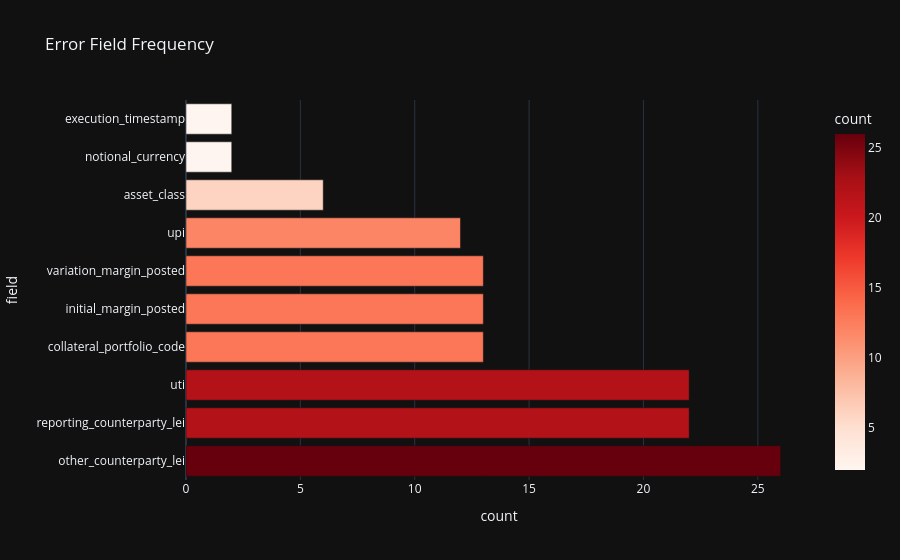

Write notebook code for a chart like this one.
### Markdown cell above
Comparing the compliance status of 28 trades under the CFTC (U.S.) and EMIR (EU) regimes, most trades are marked "NONCOMPLIANT". Only T017 and T021 are "COMPLIANT" under CFTC; T026 and T028 are "CONDITIONAL". T027 is "NOT_APPLICABLE" under both, highlighting cross-jurisdictional compliance differences and widespread non-compliance risks.

### Code cell
# Chart 2: Error frequency chart
print("2. Error frequency chart")

errors = []
for c in compliance_results:
    for f in c.get("findings", []):
        errors.append(f.get("field", "unknown"))

if errors:
    df_err = pd.Series(errors).value_counts().reset_index()
    df_err.columns = ["field", "count"]
    fig2 = px.bar(df_err, x="count", y="field", orientation="h",
                   title="Error Field Frequency",
                   color="count", color_continuous_scale="Reds")
    fig2.show()
else:
    print("no error data")

### Figure 1 — Plotly figure (JSON) as saved in the notebook; plotly's stock layout.template omitted (floating-point values rounded to 4 significant figures)
{"data": [{"hovertemplate": "count=%{marker.color}<br>field=%{y}<extra></extra>", "legendgroup": "", "marker": {"color": [26, 22, 22, 13, 13, 13, 12, 6, 2, 2], "coloraxis": "coloraxis", "pattern": {"shape": ""}}, "name": "", "orientation": "h", "showlegend": false, "textposition": "auto", "x": [26, 22, 22, 13, 13, 13, 12, 6, 2, 2], "xaxis": "x", "y": ["other_counterparty_lei", "reporting_counterparty_lei", "uti", "collateral_portfolio_code", "initial_margin_posted", "variation_margin_posted", "upi", "asset_class", "notional_currency", "execution_timestamp"], "yaxis": "y", "type": "bar"}], "layout": {"xaxis": {"anchor": "y", "domain": [0.0, 1.0], "title": {"text": "count"}}, "yaxis": {"anchor": "x", "domain": [0.0, 1.0], "title": {"text": "field"}}, "coloraxis": {"colorbar": {"title": {"text": "count"}}, "colorscale": [[0.0, "rgb(255,245,240)"], [0.125, "rgb(254,224,210)"], [0.25, "rgb(252,187,161)"], [0.375, "rgb(252,146,114)"], [0.5, "rgb(251,106,74)"], [0.625, "rgb(239,59,44)"], [0.75, "rgb(203,24,29)"], [0.875, "rgb(165,15,21)"], [1.0, "rgb(103,0,13)"]]}, "legend": {"tracegroupgap": 0}, "title": {"text": "Error Field Frequency"}, "barmode": "relative"}}
